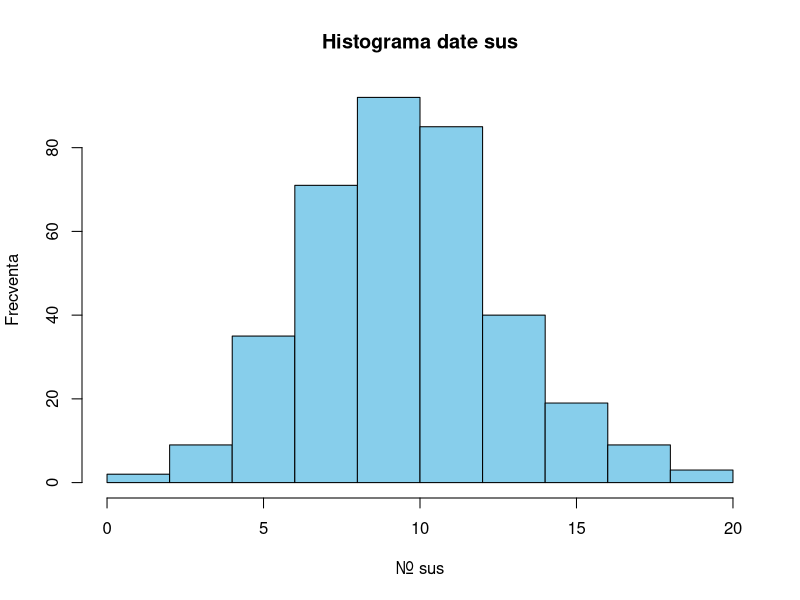
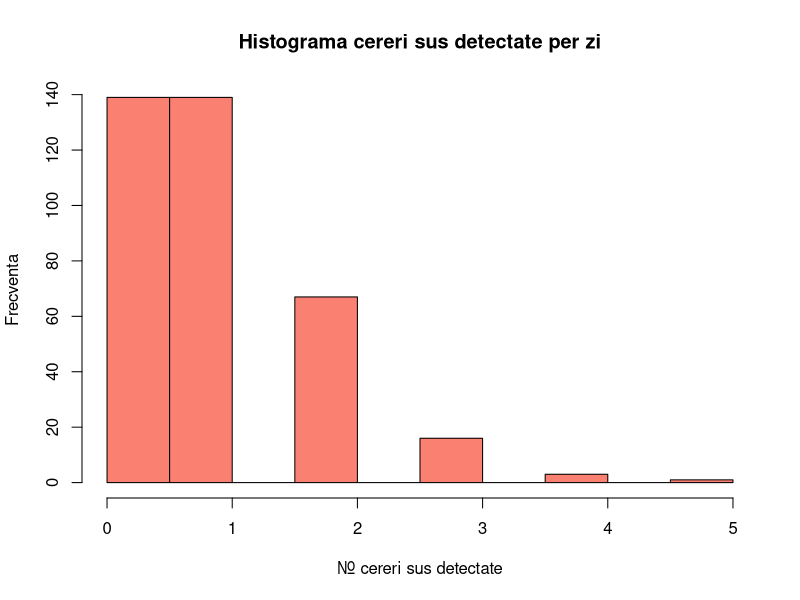
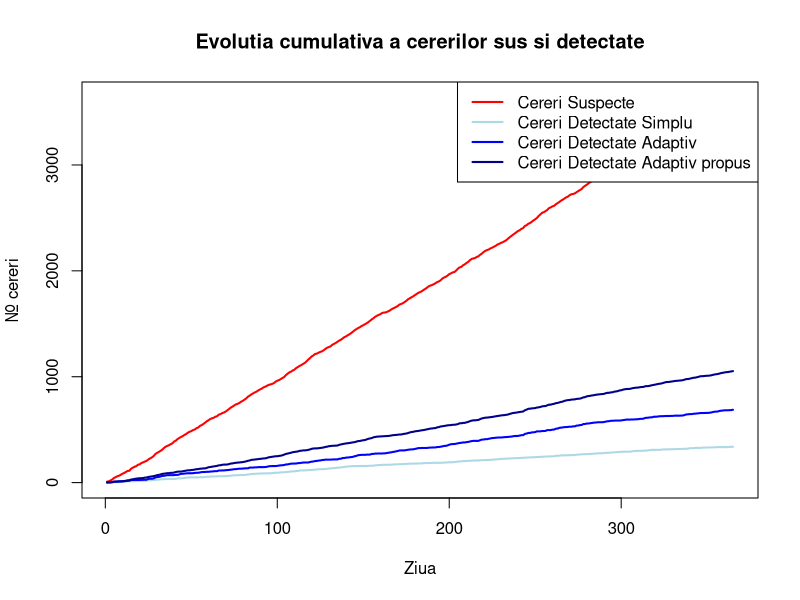
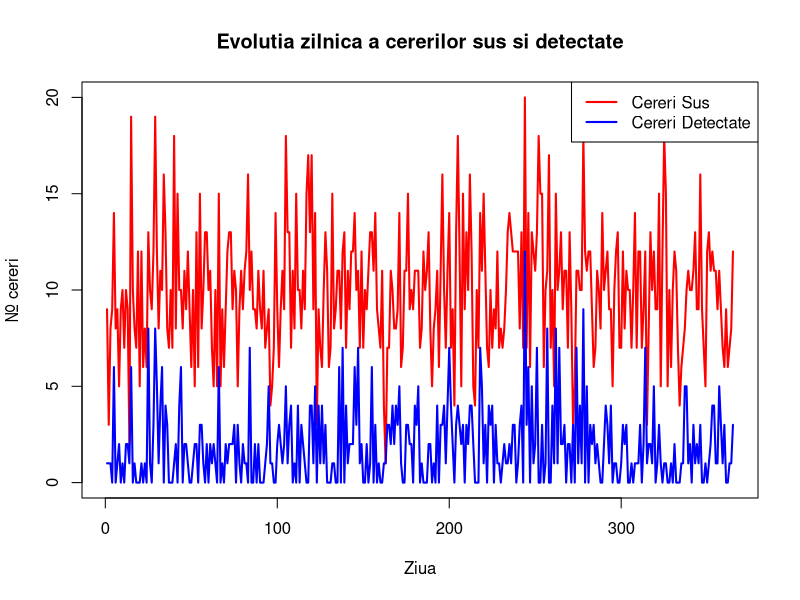
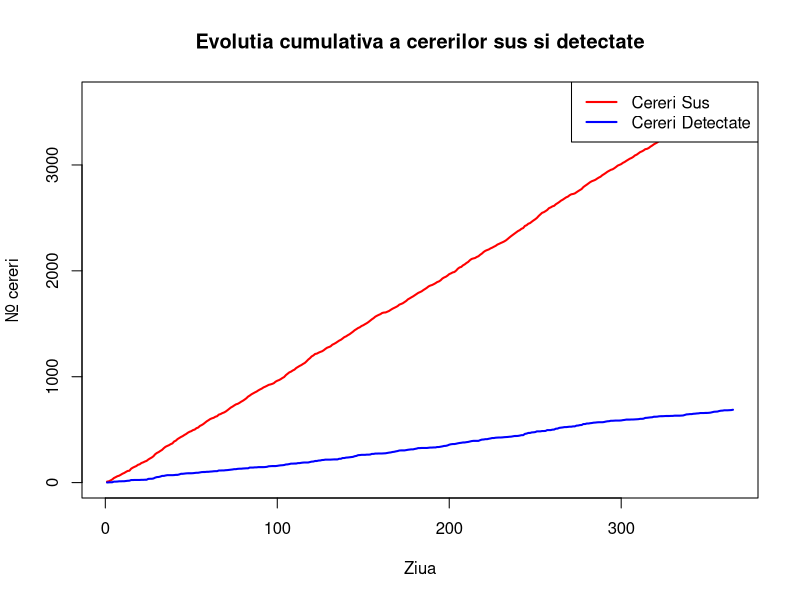
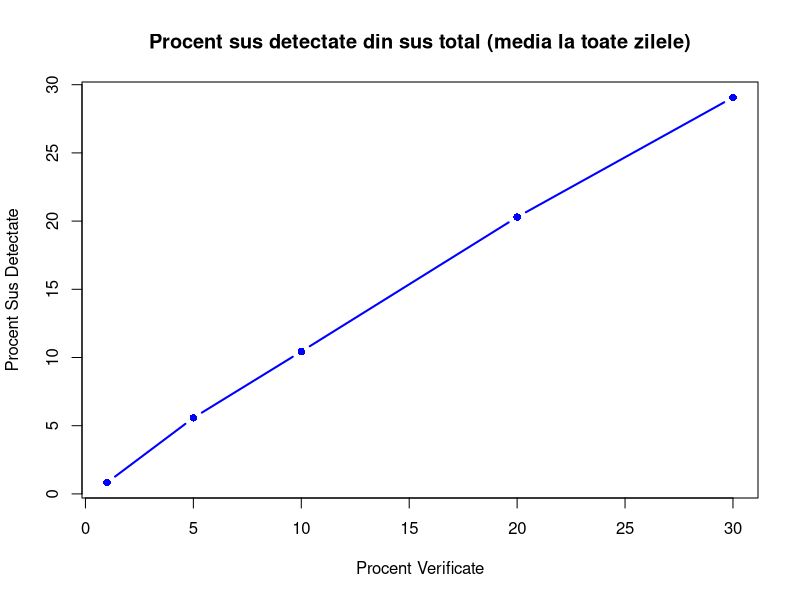
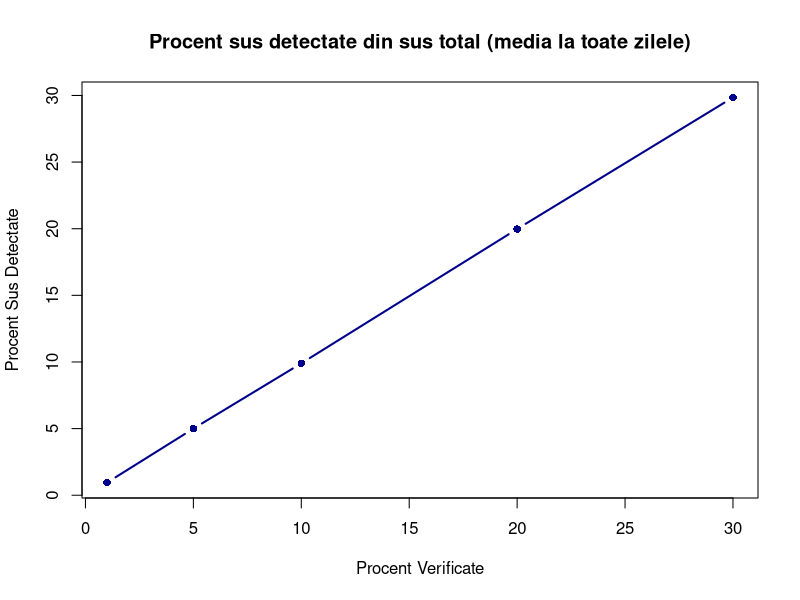
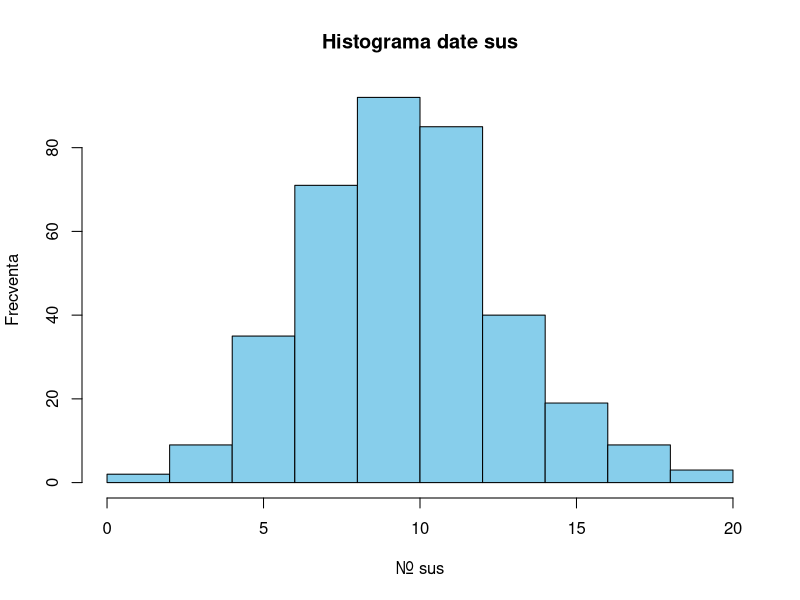

Write R code to recreate these figures, in order.
## ---- chunk 1
#| include: false

# Fie probabilitatea ca un acces sa fie dubios sa fie p = 0.01
# Putem considera ca un nr total de accesuri per zi urmaresc
# repartitia Poisson, deoarece modelul nostru matematic se bazeaza
# pe evenimente ce se intampla intr-un interval fix(acces la resursa)

# Sa consideram lambda = 1000, un avg. de accesuri per zi.
# Fiecare zi are un total n de accesuri
# Accese per zi ~ Poisson(365, lambda)




#set.seed(87)

lambda  <- 1000 # PARAMETRIZABIL
p       <- 0.01 # PARAMETRIZABIL
#p      <- 0.05
#p      <- 0.2
nr_zile <- 365

total_cereri <- rpois(nr_zile, lambda)

# Sa zicem ca nr de accese sus sunt ~ Binom

cereri_sus <- rbinom(
  n = nr_zile,
  size = total_cereri,
  prob = p
)

date <- data.frame(
  zi = 1:nr_zile,
  total = total_cereri,
  normale = total_cereri - cereri_sus,
  sus = cereri_sus
)


# STRATEGII VERIFICARE

# VERIFICARE SIMPLA

# cereri per zi, 10%
# ziua 1 100 (5 sus) -> 10
# ziua 2 123 -> 23

# Pt a verifica extragem 10% din acel total per zi
# sample?
proc_verificare <- 10 / 100 #PARAMETRIZABIL
date$verificate_s <- floor(date$total * proc_verificare)
#sample(date$total, size = as.integer(date$total * proc_verificare), 
#       replace = FALSE,
#       p = date$sus / date$total # nr caz fav / total
#\      )

# VERIFICARE ADAPTIVA

# dupa lambda, daca per zi sunt mai multe cereri decat baseline-ul
# average de lambda = 1000, adaptam procentul dinamic

# Consideram ca pe langa un baseline de 20% de cereri verificate
# mai adaugam procente dupa cat de mult depaseste sau scade sub valoarea medie
# deja stiuta, adica lambda = 1000.
# proc_adapt <- 20 / 100 + (date$total - lambda)/lambda
# date$verificate <- floor(date$total * proc_adapt)
proc_adapt <- 20 / 100 + abs(date$total - lambda) * 80/100
date$verificate_a <- floor(date$total * proc_adapt / 100)


#alta idee, varianta in numarator
proc_adapt2 <- (20 +  abs(date$total - lambda) * 0.4) / 100
date$verificate_a2 <- floor(date$total * proc_adapt2)
# TO:DO e ft shit strategia, tb sa o facem cumva sa fie mai agresiva pe spike-uri.


# ===========RULAT INDIFERENT DE TIPUL DE VERIFICARE=============


# hypergeom
# Repartitia hypergeometrica are
#ca parametrii N total, N1 de normale,
#N2 cele sus, K cate verificam actually

date$detectate_s <- rhyper(
  nn <- nr_zile,
  m = date$sus, # N2
  n = date$normale, #N1
  k = date$verificate_s # actual nr verificate
)
date$nedetectate_s <- date$sus - date$detectate_s

date$detectate_a <- rhyper(
  nn <- nr_zile,
  m = date$sus, # N2
  n = date$normale, #N1
  k = date$verificate_a # actual nr verificate
)
date$nedetectate_a <- date$sus - date$detectate_a

date$detectate_a2 <- rhyper(
  nn <- nr_zile,
  m = date$sus, # N2
  n = date$normale, #N1
  k = date$verificate_a2 # actual nr verificate
)
date$nedetectate_a2 <- date$sus - date$detectate_a2

# Cerinta 5. Pt. fiecare strategie se calculeaza
# a)        - probabilitate empirica de a detecta cel putin o cerere sus/per zi
# b)        - proportie medie de cereri suspecte detectate
# c)        - proportie medie de cereri suspecte nedetectate
# d)        - nr mediu de verificari efectuate zilnic
# e)        - un indicator de eficienta, definit de NOI
#               EIGRP metric??????????

# a)
vector_logic <- date$detectate_s > 0
prob_empiric <- sum(vector_logic) / length(vector_logic)
# alternativ mean(date$detectate > 0)

# b)
# consideram proportia per total, maybe considerat si pt detectate/suspecte

#mean(date$detectate / date$total)
mean(date$detectate_s / date$sus)
# in proportie detectezi din 10 suspecte doar una.

# c)
mean(date$nedetectate_s / date$sus)

# d)
mean(date$verificate_s)

# e)
mean(date$detectate_s) / mean(date$verificate_s) * 100
# metrica tris
# Alright sprinters we'll put a pin on that!!!!!!


# Cerinta 6. Vizualizari
# a)        - histograma nr de cereri sus per zi (frecventa cereri sus)
hist(date$sus, 
     col = "skyblue",
     border = "black",
     main = "Histograma date sus",
     xlab = "Nr. sus",
     ylab = "Frecventa",
     breaks = 10
     )

# b)        - histograma nr de cereri sus detectate per zi

hist(date$detectate_s, 
     col = "salmon",
     border = "black",
     main = "Histograma cereri sus detectate per zi",
     xlab = "Nr. cereri sus detectate",
     ylab = "Frecventa",
     breaks = 10
     )

# c)        - Graf comparativ intre strategii de verificare

plot(date$zi, cumsum(date$sus), type = "l", col = "red", lwd = 2,
     main = "Evolutia cumulativa a cererilor sus si detectate",
     xlab = "Ziua",
     ylab = "Nr. cereri",
     ylim = c(0, max(cumsum(date$sus)))
)
lines(date$zi, cumsum(date$detectate_s), col = "lightblue", lwd = 2)
lines(date$zi, cumsum(date$detectate_a), col = "blue", lwd = 2)
lines(date$zi, cumsum(date$detectate_a2), col = "darkblue", lwd = 2)
legend("topright", legend = c("Cereri Suspecte", "Cereri Detectate Simplu","Cereri Detectate Adaptiv","Cereri Detectate Adaptiv propus"), col = c("red", "lightblue","blue","darkblue"), lwd = 2)

# d)        - Evolutia zilnica a nr de cereri sus si cereri detectate

#plot zile / nr de cereri
plot(date$zi, date$sus, type = "l", col = "red", lwd = 2,
     main = "Evolutia zilnica a cererilor sus si detectate",
     xlab = "Ziua",
     ylab = "Nr. cereri",
     ylim = c(0, max(date$sus))
     )
lines(date$zi, date$detectate_a, col = "blue", lwd = 2)
legend("topright", legend = c("Cereri Sus", "Cereri Detectate"), col = c("red", "blue"), lwd = 2)

#plot evolutie cereri
plot(date$zi, cumsum(date$sus), type = "l", col = "red", lwd = 2,
     main = "Evolutia cumulativa a cererilor sus si detectate",
     xlab = "Ziua",
     ylab = "Nr. cereri",
     ylim = c(0, max(cumsum(date$sus)))
     )
lines(date$zi, cumsum(date$detectate_a), col = "blue", lwd = 2)
legend("topright", legend = c("Cereri Sus", "Cereri Detectate"), col = c("red", "blue"), lwd = 2)

# Cerinta 7. Simulare!

val_sim <- vector("list", nr_zile)

for(i in 1:nr_zile) {
  val_sim[[i]] <- numeric(date$normale[i])
  vector_curent <- val_sim[[i]]
  indici_aleatori <- sample(1:date$normale[i], date$sus[i])
  vector_curent[indici_aleatori] <- 1
  val_sim[[i]] <- vector_curent
}

Calculare_Procent <- function(procent) {
  procent <- procent/100
  prob <- vector("numeric", nr_zile)
  for(i in 1:nr_zile){
    max_range <- date$normale[i]
    num_indexes <- round(date$normale[i]*procent, 1)
    distinct_indexes <- sample(1:max_range, num_indexes)
    prob[i] <- sum(val_sim[[i]][distinct_indexes])/date$sus[i]*100
  }
  return(mean(prob))
}

Repetare_Detect_Sus <- function(numar){
  Medie_y <- c(0,0,0,0,0)
  for(i in 1:numar){
    Medie_y <- Medie_y + c(Calculare_Procent(1), Calculare_Procent(5), Calculare_Procent(10), Calculare_Procent(20), Calculare_Procent(30))
  }
  Medie_y <- Medie_y / numar
  return(Medie_y)
}

x <- c(1,5,10,20,30)
y <- c(Calculare_Procent(1), Calculare_Procent(5), Calculare_Procent(10), Calculare_Procent(20), Calculare_Procent(30))

plot(x, y, type = "b", col = "blue", pch = 16, lwd = 2,
  main = "Procent sus detectate din sus total (media la toate zilele)",
  xlab = "Procent Verificate", 
  ylab = "Procent Sus Detectate"
)

y_1000 <- Repetare_Detect_Sus(100)
plot(x, y_1000, type = "b", col = "darkblue", pch = 16, lwd = 2,
     main = "Procent sus detectate din sus total (media la toate zilele)",
     xlab = "Procent Verificate", 
     ylab = "Procent Sus Detectate"
)
## ---- chunk 2

lambda  <- 1000
nr_zile <- 365

total <- rpois(nr_zile, lambda)
head(total)
## ---- chunk 3
proc_verificare <- 10 / 100 #PARAMETRIZABIL
date$verificate_s <- floor(date$total * proc_verificare)
date$detectate_s <- rhyper(
  nn <- nr_zile,
  m = date$sus, # N2
  n = date$normale, #N1
  k = date$verificate_s # actual nr verificate
)
date$nedetectate_s <- date$sus - date$detectate_s

head(date$detectate_s)
head(date$nedetectate_s)

## ---- chunk 4
proc_adapt <- 20 / 100 + abs(date$total - lambda) * 80/100
date$verificate_a <- floor(date$total * proc_adapt / 100)

date$detectate_a <- rhyper(
  nn <- nr_zile,
  m = date$sus, # N2
  n = date$normale, #N1
  k = date$verificate_a # actual nr verificate
)
date$nedetectate_a <- date$sus - date$detectate_a

head(date$detectate_a)
head(date$nedetectate_a)

## ---- chunk 5
proc_adapt2 <- (20 +  abs(date$total - lambda) * 0.4) / 100
date$verificate_a2 <- floor(date$total * proc_adapt2)

date$detectate_a2 <- rhyper(
  nn <- nr_zile,
  m = date$sus, # N2
  n = date$normale, #N1
  k = date$verificate_a2 # actual nr verificate
)
date$nedetectate_a2 <- date$sus - date$detectate_a2

head(date$detectate_a2)
head(date$nedetectate_a2)

## ---- chunk 6
base_proc <- 10 / 100
max_proc <- 85 / 100
Z_prag <- 0
steepness <- 2

deviatie_std <- sqrt(lambda)
date$Z_score <- (date$total - lambda) / deviatie_std

proc_risk <- base_proc + (max_proc - base_proc)/(1 + exp(-steepness * (date$Z_score - Z_prag)))

date$verificate_a3 <- floor(date$total * proc_risk)

date$verificate_a3 <- pmin(date$verificate_a3, date$total)

date$detectate_a3 <- rhyper(
  nn <- nr_zile,
  m = date$sus,
  n = date$normale,
  k = date$verificate_a3
)
date$nedetectate_a3 <- date$sus - date$detectate_a3
head(date$nedetectate_a3)
## ---- chunk 7

vector_logic <- date$detectate_s > 0
prob_empiric <- sum(vector_logic) / length(vector_logic)
prob_empiric
## ---- chunk 8

mean(date$detectate_s / date$sus)
## ---- chunk 9

mean(date$nedetectate_s / date$sus)
## ---- chunk 10

mean(date$verificate_s)
## ---- chunk 11

mean(date$detectate_s) / mean(date$verificate_s) * 100
## ---- chunk 12
#| echo: true
#| fig-align: center
hist(date$sus, 
     col = "skyblue",
     border = "black",
     main = "Histograma date sus",
     xlab = "Nr. sus",
     ylab = "Frecventa",
     breaks = 10
     )

## ---- chunk 13
#| echo: true
#| fig-align: center
hist(date$detectate_s, 
     col = "salmon",
     border = "black",
     main = "Histograma cereri sus detectate per zi",
     xlab = "Nr. cereri sus detectate",
     ylab = "Frecventa",
     breaks = 10
     )

## ---- chunk 14
#| echo: true
#| fig-align: center
plot(date$zi, cumsum(date$sus), type = "l", col = "red", lwd = 2,
     main = "Grafic comparativ între strategiile de verificare",
     xlab = "Ziua",
     ylab = "Nr. cereri",
     ylim = c(0, max(cumsum(date$sus)))
)
lines(date$zi, cumsum(date$detectate_s), col = "lightblue", lwd = 2)
lines(date$zi, cumsum(date$detectate_a), col = "blue", lwd = 2)
lines(date$zi, cumsum(date$detectate_a2), col = "darkblue", lwd = 2)
lines(date$zi, cumsum(date$detectate_a3), col = "cornflowerblue", lwd = 2)

## ---- chunk 15
#| echo: true
#| fig-align: center
plot(date$zi, date$sus, type = "l", col = "red", lwd = 2,
     main = "Evolutia zilnica a cererilor sus si detectate (simpla)",
     xlab = "Ziua",
     ylab = "Nr. cereri",
     ylim = c(0, max(date$sus))
     )
lines(date$zi, date$detectate_s, col = "blue", lwd = 2)

## ---- chunk 16
#| echo: true
#| fig-align: center
plot(date$zi, date$sus, type = "l", col = "red", lwd = 2,
     main = "Evolutia zilnica a cererilor sus si detectate (adaptiva)",
     xlab = "Ziua",
     ylab = "Nr. cereri",
     ylim = c(0, max(date$sus))
     )
lines(date$zi, date$detectate_a3, col = "blue", lwd = 2)

## ---- chunk 17
#| fig-align: center
val_sim <- vector("list", nr_zile)

for(i in 1:nr_zile) {
  val_sim[[i]] <- numeric(date$normale[i])
  vector_curent <- val_sim[[i]]
  indici_aleatori <- sample(1:date$normale[i], date$sus[i])
  vector_curent[indici_aleatori] <- 1
  val_sim[[i]] <- vector_curent
}

Calculare_Procent <- function(procent) {
  procent <- procent/100
  prob <- vector("numeric", nr_zile)
  for(i in 1:nr_zile){
    max_range <- date$normale[i]
    num_indexes <- round(date$normale[i]*procent, 1)
    distinct_indexes <- sample(1:max_range, num_indexes)
    prob[i] <- sum(val_sim[[i]][distinct_indexes])/date$sus[i]*100
  }
  return(mean(prob))
}

Repetare_Detect_Sus <- function(numar){
  Medie_y <- c(0,0,0,0,0)
  for(i in 1:numar){
    Medie_y <- Medie_y + c(
      Calculare_Procent(1),
      Calculare_Procent(5),
      Calculare_Procent(10),
      Calculare_Procent(20),
      Calculare_Procent(30)
    )
  }
  Medie_y <- Medie_y / numar
  return(Medie_y)
}

x <- c(1,5,10,20,30)
y <- c(
  Calculare_Procent(1),
  Calculare_Procent(5),
  Calculare_Procent(10),
  Calculare_Procent(20),
  Calculare_Procent(30)
)
head(y)

plot(x, y, type = "b", col = "blue", pch = 16, lwd = 2,
  main = "Procent cereri suspecte detectate
  din numarul total de cereri
  la care se aplica media",
  xlab = "Procent Verificate", 
  ylab = "Procent Sus Detectate"
)
y_100 <- Repetare_Detect_Sus(100)
head(y_100)
plot(x, y_100, type = "b", col = "darkblue", pch = 16, lwd = 2,
     main = "Procent sus detectate din sus total (media toate zilele)",
     xlab = "Procent Verificate", 
     ylab = "Procent Sus Detectate"
)

## ---- chunk 18
c_verif <- 1
c_nedetect <- 1000
nr_repet <- 1000
CF_s <- c_verif * date$verificate_s + c_nedetect * date$nedetectate_s
mean(CF_s)

CF_a <- c_verif * date$verificate_a + c_nedetect * date$nedetectate_a
mean(CF_a)

CF_a2 <- c_verif * date$verificate_a2 + c_nedetect * date$nedetectate_a2
mean(CF_a2)

CF_a3 <- c_verif * date$verificate_a3 + c_nedetect * date$nedetectate_a3
mean(CF_a3)
## ---- chunk 19


costuri_s <- numeric(nr_repet)
costuri_a <- numeric(nr_repet)
costuri_a2 <- numeric(nr_repet)
costuri_a3 <- numeric(nr_repet)

for(i in 1:nr_repet){
  set.seed(i)
  date$detectate_s <- rhyper(nn <- nr_zile, m = date$sus,n = date$normale,k = date$verificate_s)
  date$nedetectate_s <- date$sus - date$detectate_s
  costuri_s[i] <- mean(c_verif * date$verificate_s + c_nedetect * date$nedetectate_s)
  
  date$detectate_a <- rhyper(nn <- nr_zile,m = date$sus,n = date$normale,k = date$verificate_a)
  date$nedetectate_a <- date$sus - date$detectate_a
  costuri_a[i] <- mean(c_verif * date$verificate_a + c_nedetect * date$nedetectate_a)
  
  date$detectate_a2 <- rhyper(nn <- nr_zile, m = date$sus,n=date$normale,k=date$verificate_a2)
  date$nedetectate_a2 <- date$sus - date$detectate_a2
  costuri_a2[i] <- mean(c_verif * date$verificate_a2 + c_nedetect * date$nedetectate_a2)
  
  date$detectate_a3 <- rhyper(nn <- nr_zile, m = date$sus,n=date$normale,k=date$verificate_a3)
  date$nedetectate_a3 <- date$sus - date$detectate_a3
  costuri_a3[i] <- mean(c_verif * date$verificate_a3 + c_nedetect * date$nedetectate_a3)
}

head(costuri_s)
head(costuri_a)
head(costuri_a2)
head(costuri_a3)

mean(costuri_s)
mean(costuri_a)
mean(costuri_a2)
mean(costuri_a3)

sd(costuri_s)
sd(costuri_a)
sd(costuri_a2)
sd(costuri_a3)
## ---- chunk 20
  calc_skewness <- function(vec) {
    v <- vec[is.finite(vec)]
    sk <- 3 * (mean(v) - median(v)) / sd(v)
    return(sk)
  }
